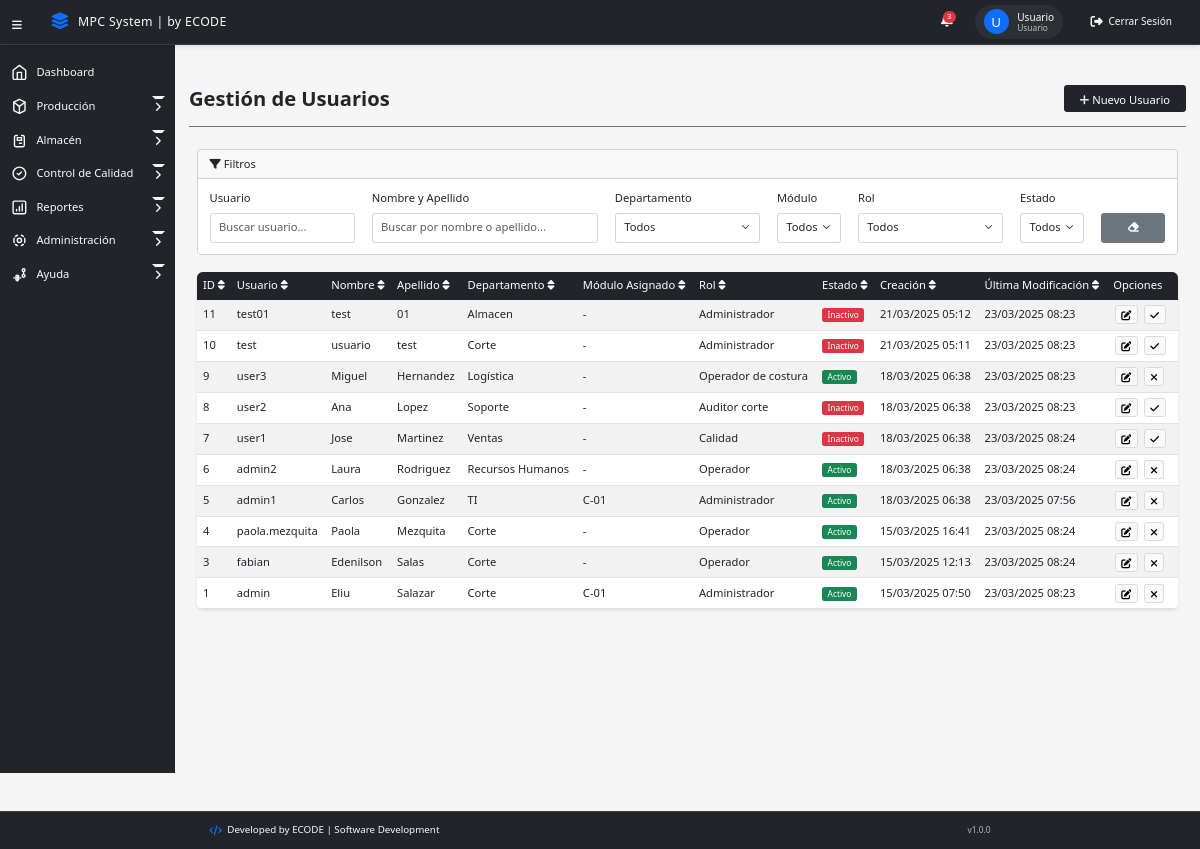
/views/usuarios.php (signed in), run on the app's committed database.
### tables this page shows
CREATE TABLE `usuarios` (
  `id` int(11) NOT NULL,
  `usuario_alias` varchar(25) NOT NULL,
  `usuario_nombre` varchar(25) NOT NULL,
  `usuario_apellido` varchar(25) NOT NULL,
  `usuario_password` varchar(255) NOT NULL,
  `usuario_rol_id` int(11) NOT NULL,
  `usuario_departamento` varchar(25) DEFAULT NULL,
  `estado` enum('Activo','Inactivo') DEFAULT 'Activo',
  `usuario_creacion` timestamp NOT NULL DEFAULT current_timestamp(),
  `usuario_modificacion` timestamp NOT NULL DEFAULT current_timestamp() ON UPDATE current_timestamp(),
  `usuario_modulo_id` int(11) DEFAULT NULL
);

CREATE TABLE `roles` (
  `id` int(11) NOT NULL,
  `rol_nombre` varchar(25) NOT NULL,
  `rol_descripcion` text DEFAULT NULL,
  `estado` enum('Activo','Inactivo') DEFAULT 'Activo'
);

CREATE TABLE `modulos` (
  `id` int(11) NOT NULL,
  `modulo_codigo` varchar(10) NOT NULL COMMENT 'Código del módulo (ej: C-01, T-01)',
  `modulo_tipo` enum('Costura','Corte') NOT NULL COMMENT 'Tipo de módulo',
  `modulo_descripcion` text DEFAULT NULL COMMENT 'Descripción o notas sobre el módulo',
  `modulo_estado` enum('Activo','Inactivo') NOT NULL DEFAULT 'Activo',
  `modulo_creacion` timestamp NOT NULL DEFAULT current_timestamp(),
  `modulo_modificacion` timestamp NOT NULL DEFAULT current_timestamp() ON UPDATE current_timestamp()
);

### models/Usuario.php (called while the page is built, shortened)
<?php
class Usuario {
    private $conn;
    private $table_name = "usuarios";
    public function __construct() {
        require_once __DIR__ . '/../config/Database.php';
        $database = new Database();
        $this->conn = $database->getConnection();
    }
    public function getAll() {
        $query = "SELECT
                    u.id,
                    u.usuario_alias as usuario_usuario,
                    u.usuario_nombre,
                    u.usuario_apellido,
                    u.usuario_departamento,
                    u.usuario_rol_id,
                    u.usuario_modulo_id,
                    r.rol_nombre,
                    m.modulo_codigo,
                    u.estado,
                    u.usuario_creacion,
                    u.usuario_modificacion
                FROM " . $this->table_name . " u
                LEFT JOIN roles r ON u.usuario_rol_id = r.id
                LEFT JOIN modulos m ON u.usuario_modulo_id = m.id
                ORDER BY u.id DESC";
        $stmt = $this->conn->prepare($query);
        $stmt->execute();
        return $stmt->fetchAll(PDO::FETCH_ASSOC);
    }
}
?>

### config/database.php (called while the page is built, shortened)
<?php
class Database {
    private $host = "localhost";
    private $database_name = "minlex_elsalvador";
    private $username = "root";
    private $password = "";
    private $port = 3306;
    public function getConnection() {
        $this->conn = null;
        try {
            try {
                $this->conn = new PDO(
                    "mysql:unix_socket=/opt/lampp/var/mysql/mysql.sock;dbname=" . $this->database_name,
                    $this->username,
                    $this->password
                );
            } catch (PDOException $e) {
                $this->conn = new PDO(
                    "mysql:host=" . $this->host . ";port=" . $this->port . ";dbname=" . $this->database_name,
                    $this->username,
                    $this->password
                );
            }
            $this->conn->setAttribute(PDO::ATTR_ERRMODE, PDO::ERRMODE_EXCEPTION);
            $this->conn->setAttribute(PDO::ATTR_DEFAULT_FETCH_MODE, PDO::FETCH_ASSOC);
            $this->conn->exec("SET NAMES utf8");
            return $this->conn;
        } catch (PDOException $exception) {
            error_log("Error de conexión a la base de datos: " . $exception->getMessage());
            throw new Exception("Error de conexión a la base de datos. Por favor verifica que XAMPP esté corriendo.");
        }
    }
}
?>

### controllers/UsuarioController.php (called while the page is built, shortened)
<?php
require_once __DIR__ . '/../models/Usuario.php';
class UsuarioController {
    private $usuario;
    public function __construct() {
        $this->usuario = new Usuario();
    }
    public function getUsuarios() {
        try {
            return $this->usuario->getAll();
        } catch (Exception $e) {
            error_log("Error al obtener usuarios: " . $e->getMessage());
            return null;
        }
    }
}

### views/usuarios.php (the view, shortened to what this page needs)
<?php
require_once '../controllers/UsuarioController.php';
$usuarioController = new UsuarioController();
$usuarios = $usuarioController->getUsuarios() ?? [];
?>
<!DOCTYPE html>
<html lang="es">
<head>
    <link href="https://cdn.jsdelivr.net/npm/bootstrap@5.3.0/dist/css/bootstrap.min.css" rel="stylesheet">
    <link rel="stylesheet" href="https://cdnjs.cloudflare.com/ajax/libs/font-awesome/6.5.1/css/all.min.css">
    <link rel="stylesheet" href="../css/style_main.css">
</head>
<body>
    <?php include '../components/menu_lateral.php'; ?>
    <main>
        <div class="titulo-vista">
            <h1><strong>Gestión de Usuarios</strong></h1>
            <button type="button" class="btn btn-dark" data-bs-toggle="modal" data-bs-target="#nuevoUsuarioModal">
                <i class="fas fa-plus"></i> Nuevo Usuario
            </button>
        </div>
        <div class="container-fluid">
            <div class="card mb-4">
                <div class="card-header">
                    <i class="fas fa-filter"></i> Filtros
                </div>
                <div class="card-body">
                    <div class="row align-items-end">
                        <div class="col-md-2">
                            <label for="filtro-usuario" class="form-label">Usuario</label>
                            <input type="text" class="form-control filtro" id="filtro-usuario" placeholder="Buscar usuario...">
                        </div>
                        <div class="col-md-3">
                            <label for="filtro-nombre" class="form-label">Nombre y Apellido</label>
                            <input type="text" class="form-control filtro" id="filtro-nombre" placeholder="Buscar por nombre o apellido...">
                        </div>
                        <div class="col-md-2">
                            <label for="filtro-departamento" class="form-label">Departamento</label>
                            <select class="form-select filtro" id="filtro-departamento">
                                <option value="">Todos</option>
                            </select>
                        </div>
                        <div class="col-md-1">
                            <label for="filtro-modulo" class="form-label">Módulo</label>
                            <select class="form-select filtro" id="filtro-modulo">
                                <option value="">Todos</option>
                            </select>
                        </div>
                        <div class="col-md-2">
                            <label for="filtro-rol" class="form-label">Rol</label>
                            <select class="form-select filtro" id="filtro-rol">
                                <option value="">Todos</option>
                            </select>
                        </div>
                        <div class="col-md-1">
                            <label for="filtro-estado" class="form-label">Estado</label>
                            <select class="form-select filtro" id="filtro-estado">
                                <option value="">Todos</option>
                            </select>
                        </div>
                        <div class="col-md-1">
                            <button class="btn btn-secondary w-100" id="limpiar-filtros">
                                <i class="fas fa-eraser"></i>
                            </button>
                        </div>
                    </div>
                </div>
            </div>
            <div class="table-responsive">
                <table class="table table-striped table-hover" id="tabla-usuarios">
                    <thead>
                        <tr>
                            <th class="sortable" data-column="id">ID <i class="fas fa-sort"></i></th>
                            <th class="sortable" data-column="usuario">Usuario <i class="fas fa-sort"></i></th>
                            <th class="sortable" data-column="nombre">Nombre <i class="fas fa-sort"></i></th>
                            <th class="sortable" data-column="apellido">Apellido <i class="fas fa-sort"></i></th>
                            <th class="sortable" data-column="departamento">Departamento <i class="fas fa-sort"></i></th>
                            <th class="sortable" data-column="modulo">Módulo Asignado <i class="fas fa-sort"></i></th>
                            <th class="sortable" data-column="rol">Rol <i class="fas fa-sort"></i></th>
                            <th class="sortable" data-column="estado">Estado <i class="fas fa-sort"></i></th>
                            <th class="sortable" data-column="creacion">Creación <i class="fas fa-sort"></i></th>
                            <th class="sortable" data-column="modificacion">Última Modificación <i class="fas fa-sort"></i></th>
                            <th>Opciones</th>
                        </tr>
                    </thead>
                    <tbody>
                        <?php foreach ($usuarios as $usuario): ?>
                            <tr>
                                <td><?php echo htmlspecialchars($usuario['id']); ?></td>
                                <td><?php echo htmlspecialchars($usuario['usuario_usuario']); ?></td>
                                <td><?php echo htmlspecialchars($usuario['usuario_nombre']); ?></td>
                                <td><?php echo htmlspecialchars($usuario['usuario_apellido']); ?></td>
                                <td><?php echo htmlspecialchars($usuario['usuario_departamento']); ?></td>
                                <td>
                                    <?php
                                    if (isset($usuario['modulo_codigo']) && !empty($usuario['modulo_codigo'])) {
                                        echo htmlspecialchars($usuario['modulo_codigo']);
                                    } else {
                                        echo '-';
                                    }
                                    ?>
                                </td>
                                <td><?php echo htmlspecialchars($usuario['rol_nombre']); ?></td>
                                <td>
                                    <span class="badge <?php echo $usuario['estado'] === 'Activo' ? 'bg-success' : 'bg-danger'; ?>">
                                        <?php echo htmlspecialchars($usuario['estado']); ?>
                                    </span>
                                </td>
                                <td><?php echo date('d/m/Y H:i', strtotime($usuario['usuario_creacion'])); ?></td>
                                <td><?php echo date('d/m/Y H:i', strtotime($usuario['usuario_modificacion'])); ?></td>
                                <td>
                                    <button type="button" class="btn btn-light edit-usuario"
                                            data-bs-toggle="modal"
                                            data-bs-target="#editarUsuarioModal"
                                            data-id="<?php echo htmlspecialchars($usuario['id']); ?>"
                                            data-usuario="<?php echo htmlspecialchars($usuario['usuario_usuario']); ?>"
                                            data-nombre="<?php echo htmlspecialchars($usuario['usuario_nombre']); ?>"
                                            data-apellido="<?php echo htmlspecialchars($usuario['usuario_apellido']); ?>"
                                            data-departamento="<?php echo htmlspecialchars($usuario['usuario_departamento']); ?>"
                                            data-rol="<?php echo htmlspecialchars($usuario['usuario_rol_id']); ?>"
                                            data-modulo="<?php echo htmlspecialchars($usuario['usuario_modulo_id'] ?? ''); ?>">
                                        <i class="fas fa-edit"></i>
                                    </button>
                                    <button class="btn btn-light toggle-status"
                                            data-id="<?php echo $usuario['id']; ?>"
                                            data-estado="<?php echo $usuario['estado']; ?>"
                                            data-bs-toggle="modal"
                                            data-bs-target="#confirmStatusModal">
                                        <?php if ($usuario['estado'] === 'Activo'): ?>
                                            <i class="fas fa-times"></i>
                                        <?php else: ?>
                                            <i class="fas fa-check"></i>
                                        <?php endif; ?>
                                    </button>
                                </td>
                            </tr>
                        <?php endforeach; ?>
                    </tbody>
                </table>
            </div>
        </div>
    </main>
    <?php include '../components/footer.php'; ?>
</body>
</html>

### css/style_main.css (style rules this page uses)
:root { --sidebar-width: 250px; --header-height: 60px; --primary-color: #212529; --secondary-color: #6c757d; --success-color: #198754; --warning-color: #ffc107; --danger-color: #dc3545; --light-color: #f8f9fa; --dark-color: #212529; }
body { min-height: 100vh; zoom: 0.7; margin: 0; margin-top: 57.59px; background-color: #f5f5f5; font-family: 'Segoe UI', Tahoma, Geneva, Verdana, sans-serif; }
main { margin-left: var(--sidebar-width); padding: 20px; min-height: calc(100vh - var(--header-height)); margin-bottom: 60px; }
.titulo-vista { display: flex; justify-content: space-between; align-items: center; margin-bottom: 2rem; padding-bottom: 1rem; border-bottom: 2px solid var(--secondary-color); }
.titulo-vista h1 { margin: 0; font-size: 1.8rem; color: var(--primary-color); }
.table-responsive { margin-top: 1rem; background-color: white; border-radius: 8px; box-shadow: 0 2px 4px rgba(0, 0, 0, 0.1); margin-bottom: 1rem; -webkit-overflow-scrolling: touch; }
.table { margin-bottom: 0; }
.table thead th { background-color: var(--primary-color); color: white; border: none; padding: 0.5rem; font-weight: 500; vertical-align: middle; }
.table tbody td { padding: 0.5rem; vertical-align: middle; }
.table-striped tbody tr:nth-of-type(odd) { background-color: rgba(0, 0, 0, 0.02); }
.table .btn { padding: 4px; margin: 0 2px; line-height: 1; }
.table th:last-child, .table td:last-child { width: 100px; white-space: nowrap; }
.table td, .table th { padding: 0.5rem; vertical-align: middle; }
.table .badge { font-size: 0.75rem; padding: 0.25rem 0.5rem; }
.table .btn { padding: 4px 8px; margin: 0 2px; }
.table .btn i { font-size: 0.9rem; }
.badge { padding: 8px 12px; font-weight: 500; border-radius: 4px; }
.form-label { font-weight: 500; color: var(--dark-color); }
.form-control, .form-select { border-radius: 4px; border: 1px solid #ced4da; padding: 8px 12px; }
.btn { font-weight: 500; padding: 8px 16px; border-radius: 4px; transition: all 0.2s; }
.btn-dark { background-color: var(--primary-color); border-color: var(--primary-color); }
.btn-light { border: 1px solid #dadada; }

### css/style_menu.css (style rules this page uses)
:root { --menu-width: 250px; --menu-width-collapsed: 64px; --menu-transition: 0.3s ease-in-out; --menu-bg: #212529; --menu-hover: rgba(255, 255, 255, 0.1); --menu-text: #f8f9fa; }
main { margin-left: var(--menu-width); padding: 64px 20px 20px; transition: margin-left var(--menu-transition); }
.titulo-vista { display: flex; flex-direction: row; padding-bottom: 20px; }
.titulo-vista h1 { flex: 1; }
.titulo-vista button { height: 38px; width: 175px; }

### data on the page
usuarios: id "11", usuario_alias "test01", usuario_nombre "test", usuario_apellido "01", usuario_departamento "Almacen", usuario_rol.rol_nombre "Administrador", estado "Inactivo", usuario_creacion "21/03/2025 05:12", usuario_modificacion "23/03/2025 08:23"
usuarios: id "10", usuario_alias "test", usuario_nombre "usuario", usuario_apellido "test", usuario_departamento "Corte", usuario_rol.rol_nombre "Administrador", estado "Inactivo", usuario_creacion "21/03/2025 05:11", usuario_modificacion "23/03/2025 08:23"
usuarios: id "9", usuario_alias "user3", usuario_nombre "Miguel", usuario_apellido "Hernandez", usuario_departamento "Logística", usuario_rol.rol_nombre "Operador de costura", estado "Activo", usuario_creacion "18/03/2025 06:38", usuario_modificacion "23/03/2025 08:23"
usuarios: id "8", usuario_alias "user2", usuario_nombre "Ana", usuario_apellido "Lopez", usuario_departamento "Soporte", usuario_rol.rol_nombre "Auditor corte", estado "Inactivo", usuario_creacion "18/03/2025 06:38", usuario_modificacion "23/03/2025 08:23"
usuarios: id "7", usuario_alias "user1", usuario_nombre "Jose", usuario_apellido "Martinez", usuario_departamento "Ventas", usuario_rol.rol_nombre "Calidad", estado "Inactivo", usuario_creacion "18/03/2025 06:38", usuario_modificacion "23/03/2025 08:24"
usuarios: id "6", usuario_alias "admin2", usuario_nombre "Laura", usuario_apellido "Rodriguez", usuario_departamento "Recursos Humanos", usuario_rol.rol_nombre "Operador", estado "Activo", usuario_creacion "18/03/2025 06:38", usuario_modificacion "23/03/2025 08:24"
usuarios: id "5", usuario_alias "admin1", usuario_nombre "Carlos", usuario_apellido "Gonzalez", usuario_departamento "TI", usuario_modulo.modulo_codigo "C-01", usuario_rol.rol_nombre "Administrador", estado "Activo", usuario_creacion "18/03/2025 06:38", usuario_modificacion "23/03/2025 07:56"
usuarios: id "4", usuario_alias "paola.mezquita", usuario_nombre "Paola", usuario_apellido "Mezquita", usuario_departamento "Corte", usuario_rol.rol_nombre "Operador", estado "Activo", usuario_creacion "15/03/2025 16:41", usuario_modificacion "23/03/2025 08:24"
usuarios: id "3", usuario_alias "fabian", usuario_nombre "Edenilson", usuario_apellido "Salas", usuario_departamento "Corte", usuario_rol.rol_nombre "Operador", estado "Activo", usuario_creacion "15/03/2025 12:13", usuario_modificacion "23/03/2025 08:24"
usuarios: id "1", usuario_alias "admin", usuario_nombre "Eliu", usuario_apellido "Salazar", usuario_departamento "Corte", usuario_modulo.modulo_codigo "C-01", usuario_rol.rol_nombre "Administrador", estado "Activo", usuario_creacion "15/03/2025 07:50", usuario_modificacion "23/03/2025 08:23"

### other printed values
$inicial "U"
$nombreCompleto "Usuario"
$rol "Usuario"
